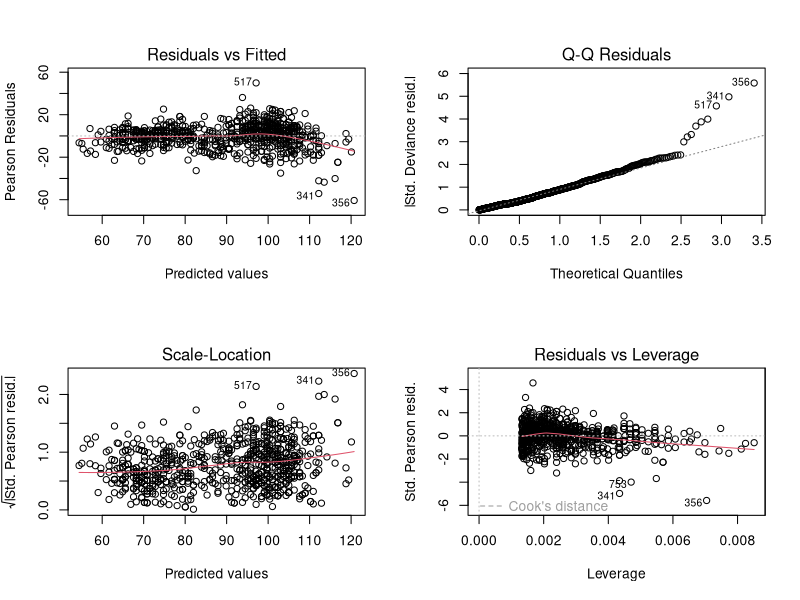
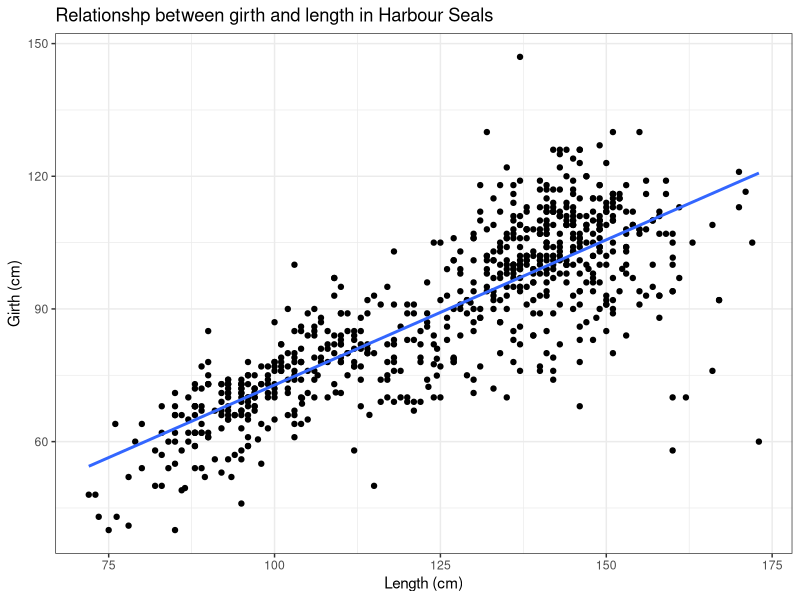
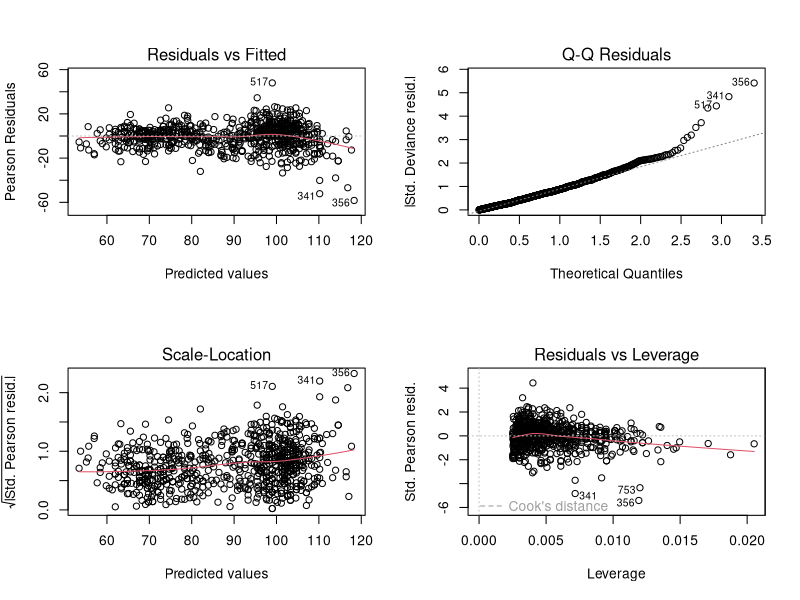
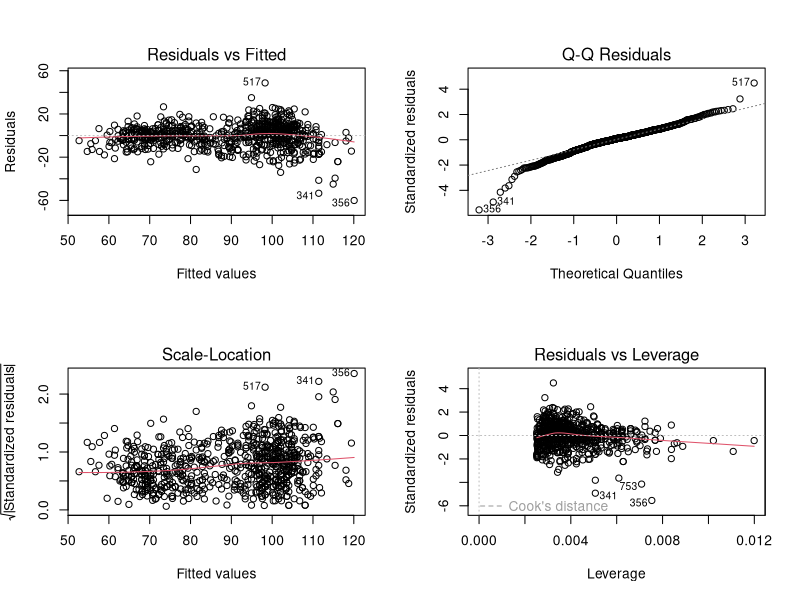
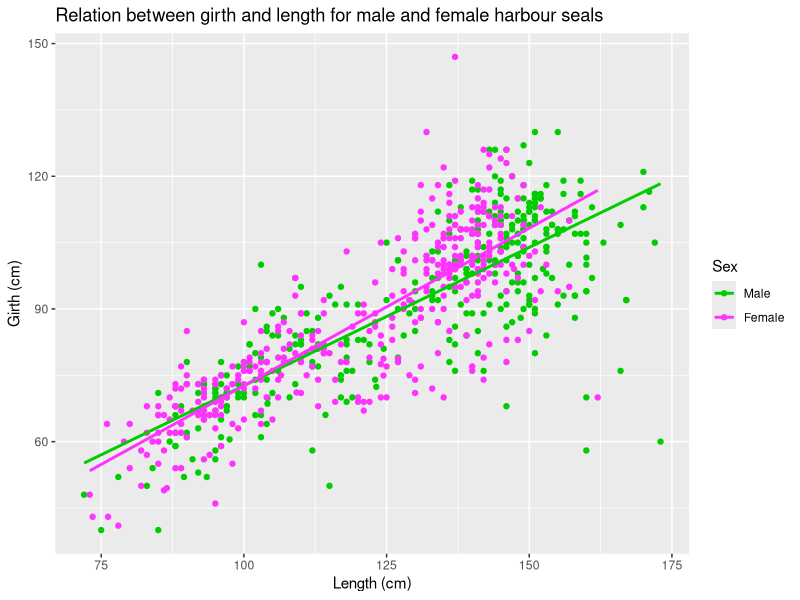
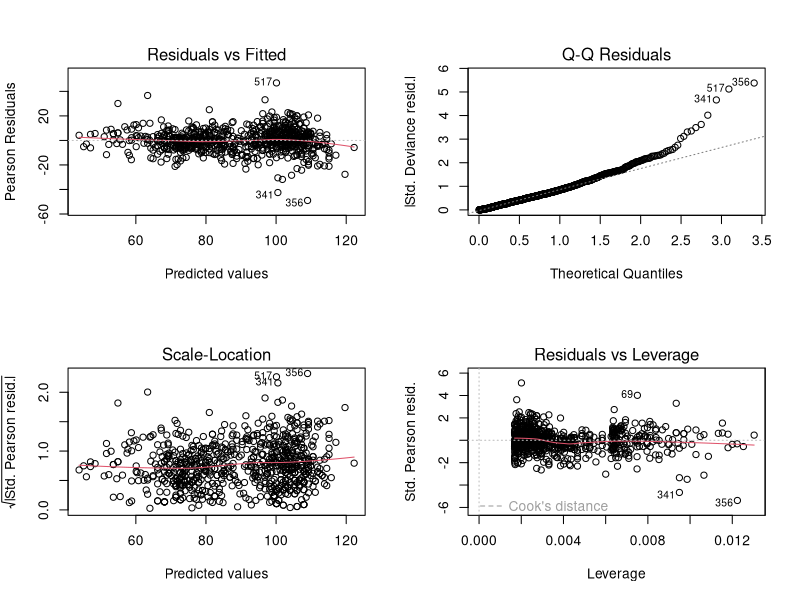
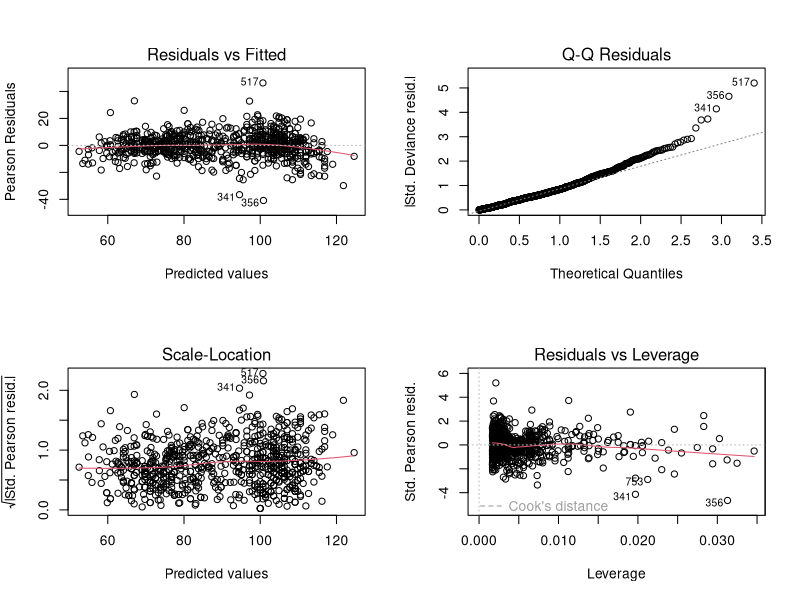
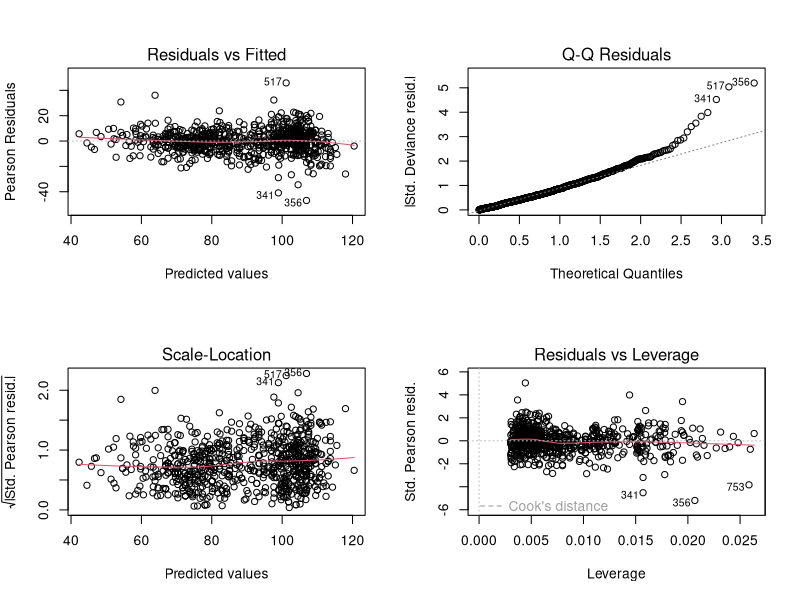

Recreate these plots in R, in order.
########################
##      Libraries     ##
########################

## Nice little function that I found that will install packages if they are not 
## installed.

{
  ipak <- function(pkg){
    
    new.pkg <- pkg[!(pkg %in% installed.packages()[, "Package"])]
    
    if (length(new.pkg)) 
      
      install.packages(new.pkg, dependencies = TRUE)
    
    sapply(pkg, require, character.only = TRUE)
    
  }
  
  libs <- c("ggplot2", 
            "gridExtra",
            "ggthemes")
  
  ipak(libs) ## Installs and loads all packages listed in "libs".
  libs <- NULL ##Clear the memory.
}

########### Phocine Distemper Virus effects on harbour seal body condition ####################

# The Phocine distemper virus (PDV) is a type of Morbillivirus that is pathogenic to pinniped species. There have been two massive PDV outbreaks causing large-scale mortalities in seal populations in Europe, one in 1988 and another one in 2002. These outbreaks primarily affected harbour seal populations, as grey seals are less sensitive to PDV infection. Clinical manifestation of the PDV infection includes respiratory problems, fever, diarrhoea and inability to dive, as well as an increased likelihood for secondary infections leading to death.

# The dataset we will be examining contains measurements for body length and axial body girth for harbour seals, with information on the sex of the seal and whether it died due to PDV infection or due to other causes. As a seal grows from pup to adult we should see changes in body length as well as in axial girth (i.e. seals not only get longer but also fatter). We will first look at the relationship between axial girth and body length, and test whether this relationship is different for male and female harbour seals. We then hypothesize that such relationship(s) will be affected by a PDV infection, i.e. a PDV infection will ultimately generate an observable change in body condition. 

## Clean your data space
rm(list=ls())

## Import data file
####put data files in a folder called temp on your main drive - 
## C: if on your laptop, H: in the Bute Computer lab
seals<-read.csv("seals.csv", header=T)  ## or read.table ("C:/temp/seals.csv", header=T, sep="," )



## There are 4 variables
# sex: 1 = male; 2 = female
# exposure: PDV = seal died due to the PDV epidemic; Other = seal died of other causes
# girth: axillary girth, measured as a circumference of the body behind the fore-flippers (cm)
# length: nose to tail body length (cm)

## Identify and define factors
str(seals) # this will show you the structure of the dataframe
# define variables as factors as needed

seals$sex <- factor(seals$sex)

######################################################################################
## QUESTION 1 - Does body girth in harbour seals depend on body length? 

# (hint = here we are not interested in any effects from sex or PDV)

# Specify a model to test this hypothesis and illustrate the results with a plot.

#H0 there is no relation between body girth and body length
#H1 there is a relationship between body girth and body length

model1 <- glm(girth ~ length, data = seals, family = "gaussian")
summary(model1)
#
#
#Coefficients:
#               Estimate    Std. Error  t value   Pr(>|t|)    
#  (Intercept)  7.15894      2.20962    3.24      0.00125 ** 
#  length       0.65649      0.01733   37.87      < 2e-16 ***
#
# The is a relationship between the girth and length
#
par(mfrow = c(2,2))
plot(model1)
# Model assumptions are not being violated
#
#

plot1 <- ggplot(data = seals, aes(x = length, y = girth)) +
  geom_point() +
  geom_smooth(method = "lm", se = F, formula = y~x) + 
  labs(title = "Relationshp between girth and length in Harbour Seals",
       x = "Length (cm)",
       y = "Girth (cm)")

plot1 + theme_bw()

# The plot should include a line of the relationship. Remember you can use abline or the parameter estimates (intercept and gradient) from the model output


######################################################################################
## QUESTION 2 - Does the relationship between body girth and body length depend on sex?

model2 <- glm(girth ~ length + sex + length * sex, 
              data = seals,
              family = "gaussian")
summary(model2)

par(mfrow = c(2,2))
plot(model2)

model3 <- lm(girth ~ length + sex,
              data = seals,
              family = "gaussian")
summary(model3)

par(mfrow = c(2,2))
plot(model3)

AIC(model2, model3)
# Model 2 is superior as it has a lower AIC value, 5731.505 compared to 5735.545 (of model 3)


# Fit a model to test this hypothesis and visualize the results. 
# (hint = think if you need to incorporate an interaction term).

# To visualize the results, plot the relationship between girth and length in males and females in the same figure using two different colors (2 lines).
# You can subset your data by sex and then plot each with a different color,e.g. males<-subset(seals, seals$sex==1)
# OR you can add col = sex in your plot command to colour your data by sex

plot2 <- ggplot(data = seals, aes(x = length, y = girth , colour = sex)) +
  geom_point() +
  geom_smooth(se = F, method = "lm") +
  labs(title = "Relation between girth and length for male and female harbour seals",
       x = "Length (cm)",
       y = "Girth (cm)") +
  scale_colour_manual(labels = c("Male", "Female"), values = c("#00CC00","#FF33FF"), name = "Sex")

par(mfrow = c(1,1))
plot2

######################################################################################
## QUESTION 3 - Does PDV affect the relationship between body girth and body length? # 
# (hint: consider the effect of PDV regardless of the sex)

model4 <- glm(girth ~ length + exposure, data = seals)
summary(model4)

model5 <- glm(girth ~ length * exposure, data = seals)
summary(model5)

AIC(model4, model5)
# Model 4 is better than model 5

par(mfrow = c(2, 2))
plot(model4)
plot(model5)

# Fit a model to test this hypothesis and visualize the results. 
# To visualize the results, plot the relationship between girth and length in PDV and other seals in the same figure 
# using two different colors (2 lines).

plot3 <- ggplot(data = seals, aes(x = length, y = girth, colour = exposure)) +
  geom_point() +
  geom_smooth(se = F, method = "lm") +
  scale_colour_manual(labels = c("Other", "PDV"), values = c("#000000","#FF0000"), name = "Cause of Death") +
  theme_classic() +
  labs(tile = "Relationship between length and girth in harbour seals with and without PDV",
       x = "Length (cm)",
       y = "Girth (cm)")
  
# Try to plot the lines from the model output by finding the intercept + gradient for PDV seals and Other seals (hint = two 2 intercepts and 2 gradients (4 terms))
# You can then double check you got it right by plotting the lines with the abline command on subsetted datasets, e.g. PDV<-subset(seals, seals$exposure=="PDV")


#######################################################################################################################

## THIS IS AN INDEPENDENT EXERCISE - IT NEEDS TO BE CHECKED BY DEMONSTRATORS/LECTURER WHEN COMPLETED
## YOU ALSO NEED TO UPLOAD THE RESULTS SECTION ONTO MMS BEFORE YOU LEAVE THE WORKSHOP (SEE DETAILS BELOW)

## QUESTION 4 - Is the effect of PDV on the relationship between body girth and body length different for males and females? 

model6 <- glm(girth ~ length + sex + exposure + length*sex + exposure*sex,
              data = seals,
              family = "gaussian") #Girth is affected by length, sex and exposure. length and sex have a relationship. Exposure and sex have a relationship

model7 <- glm(girth ~ length + sex + exposure + length*sex,
              data = seals,
              family = "gaussian") #Girth is affected by length, sex and exposure. length and sex have a relationship. Exposure and sex have a no relationship

model8 <- glm(girth ~ length*exposure*sex,
              data = seals,
              family = "gaussian")



par(mfrow = c(2,2))
plot(model6)
plot(model7)
plot(model8)
# Model assumptions are not violated in either model

# Fit a model to test this hypothesis 

AIC(model6, model7, model8)
#AICs are within 2 of each other, therefor AIC cannot be used to distinguish between better and worse model.

# Visualize the results of this model with ONE of the following options:
#a) Make two plots that show the relationship between girth and length in PDV animals split by sex, compared to Other seals split by sex
#b) Make two plots that show the relationship between girth and length in males split by PDV or Other, compared to females split by PDV or Other
#c) Make a single plot to show the relationship between girth and length in males and females that died from PDV or Other; i.e. you will need to show 4 lines in this plot (hint: you need 8 terms from the model output, 4 intercepts, 4 gradients).

plot4 <- ggplot(data = seals,
                aes(x = length, 
                    y = girth, 
                    colour = sex,
                    shape = exposure,
                    linetype = exposure)) +
  geom_point(size = 1) +
  geom_smooth(se = F, method = lm) +
  scale_colour_manual(labels = c("Male", "Female"), 
                      values = c("#3300FF", "#999999"),
                      name = "Sex") +
  labs(title = "Relationship between length and girth for Harbour Seals",
       x = "Length (cm)",
       y = "Girth (cm)") +
  scale_linetype_manual(name = "Cause of Death Regression Line",
                        labels = c("Other", "PDV"),
                        values = c("solid", "dotdash")) +
  scale_shape_manual(name = "Cause of Death", 
                     labels = c("Other", "PDV"),
                     values = c(1, 0))

# Compare all the models you have fitted. What is the most supported model? 

AIC(model1 , model2, model5, model6, model8)

# How do you interpret the results from a biological point of view?

## To upload onto MMS: 
# 1) the model output for Q.4
# 2) plot(s) to visualize the results from model fitted in Q.4 (chose one of the options you did above)
# 3) a BRIEF description of the statistical and biological interpretation of the results.

